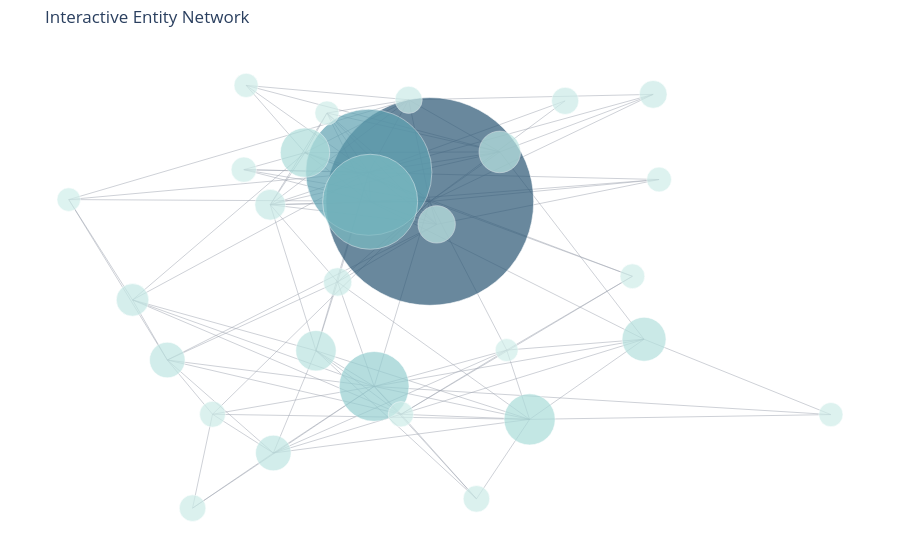

This figure's notebook cell:
### Code cell
edge_x = []
edge_y = []
pos = nx.spring_layout(G, seed=42, k=0.55)
for u, v in G.edges():
    x0, y0 = pos[u]
    x1, y1 = pos[v]
    edge_x += [x0, x1, None]
    edge_y += [y0, y1, None]

edge_trace = go.Scatter(x=edge_x, y=edge_y, line=dict(width=0.5, color='#9ca3af'), hoverinfo='none', mode='lines')

node_x = []
node_y = []
node_text = []
node_size = []
for n in G.nodes():
    x, y = pos[n]
    node_x.append(x)
    node_y.append(y)
    node_text.append(f"{G.nodes[n]['label']}<br>Frequency: {G.nodes[n]['size']}")
    node_size.append(8 + G.nodes[n]['size'] * 0.6)

node_trace = go.Scatter(
    x=node_x,
    y=node_y,
    mode='markers',
    hoverinfo='text',
    text=node_text,
    marker=dict(size=node_size, color=node_size, colorscale='Teal', line=dict(width=0.6, color='white'))
)

fig = go.Figure(data=[edge_trace, node_trace])
fig.update_layout(
    title='Interactive Entity Network',
    template='plotly_white',
    showlegend=False,
    hovermode='closest',
    margin=dict(l=10, r=10, t=45, b=10),
    xaxis=dict(showgrid=False, zeroline=False, showticklabels=False),
    yaxis=dict(showgrid=False, zeroline=False, showticklabels=False)
)
fig.show()

### Figure 1 — Plotly figure (JSON) as saved in the notebook; plotly's stock layout.template omitted (floating-point values rounded to 4 significant figures; data arrays with more than 128 entries replaced by an {"elided": "..."} marker saying what was removed)
{"data": [{"hoverinfo": "none", "line": {"color": "#9ca3af", "width": 0.5}, "mode": "lines", "type": "scatter", "x": {"elided": "345 float values"}, "y": {"elided": "345 float values"}}, {"hoverinfo": "text", "marker": {"color": [207.8, 126.2, 95, 69.8, 51.2, 49.4, 44, 41.6, 40.4, 37.4, 35.6, 35.6, 32.6, 30.8, 28.4, 27.8, 27.2, 27.2, 26.6, 26.6, 26, 25.4, 25.4, 24.8, 24.8, 24.2, 24.2, 24.2, 23.6, 23], "colorscale": [[0, "rgb(209, 238, 234)"], [0.1667, "rgb(168, 219, 217)"], [0.3333, "rgb(133, 196, 201)"], [0.5, "rgb(104, 171, 184)"], [0.6667, "rgb(79, 144, 166)"], [0.8333, "rgb(59, 115, 143)"], [1, "rgb(42, 86, 116)"]], "line": {"color": "white", "width": 0.6}, "size": [207.8, 126.2, 95, 69.8, 51.2, 49.4, 44, 41.6, 40.4, 37.4, 35.6, 35.6, 32.6, 30.8, 28.4, 27.8, 27.2, 27.2, 26.6, 26.6, 26, 25.4, 25.4, 24.8, 24.8, 24.2, 24.2, 24.2, 23.6, 23]}, "mode": "markers", "text": ["Pakistan<br>Frequency: 333", "US<br>Frequency: 197", "India<br>Frequency: 145", "PTI<br>Frequency: 103", "SC<br>Frequency: 72", "China<br>Frequency: 69", "Karachi<br>Frequency: 60", "Iran<br>Frequency: 56", "Karachi<br>Frequency: 54", "Afghanistan<br>Frequency: 49", "Sindh<br>Frequency: 46", "KP<br>Frequency: 46", "Islamabad<br>Frequency: 41", "UN<br>Frequency: 38", "Taliban<br>Frequency: 34", "Israel<br>Frequency: 33", "Syria<br>Frequency: 32", "Bangladesh<br>Frequency: 32", "Senate<br>Frequency: 31", "ECP<br>Frequency: 31", "NAB<br>Frequency: 30", "Australia<br>Frequency: 29", "PPP<br>Frequency: 29", "England<br>Frequency: 28", "IMF<br>Frequency: 28", "Russia<br>Frequency: 27", "Balochistan<br>Frequency: 27", "Trump<br>Frequency: 27", "UK<br>Frequency: 26", "Imran<br>Frequency: 25"], "type": "scatter", "x": [0.04821, -0.03873, -0.03681, -0.03111, 0.1906, -0.1297, 0.3538, 0.148, -0.1141, 0.05803, -0.1749, -0.3261, -0.3757, -0.1793, -0.08325, 0.3668, 0.01807, 0.2413, -0.2901, 0.1148, -0.2616, -0.217, 0.007129, 0.3752, 0.3372, -0.09839, 0.6202, -0.2137, -0.4667, 0.1579], "y": [0.2912, 0.414, 0.2898, -0.4876, -0.6263, 0.4968, -0.289, 0.4997, -0.3373, 0.1947, -0.768, -0.3765, -0.1234, 0.2774, -0.04767, 0.742, 0.7192, 0.7147, -1, -0.961, -0.6048, 0.4251, -0.6048, 0.3836, -0.02382, 0.6636, -0.6062, 0.7799, 0.299, -0.3346]}], "layout": {"hovermode": "closest", "margin": {"b": 10, "l": 10, "r": 10, "t": 45}, "showlegend": false, "title": {"text": "Interactive Entity Network"}, "xaxis": {"showgrid": false, "showticklabels": false, "zeroline": false}, "yaxis": {"showgrid": false, "showticklabels": false, "zeroline": false}}}
